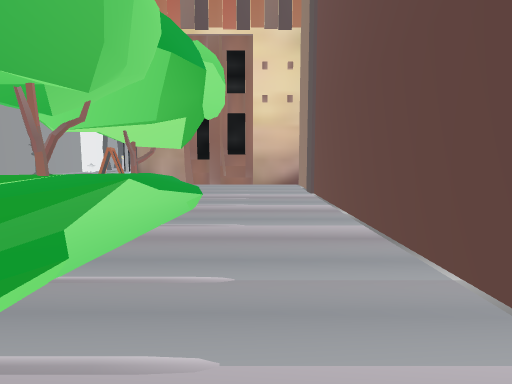
[1] (above)

17 first-person views from a walk through a Unity game level. The camera is 1.4 m above the floor, tilts 6° down and sees 80° across. The floor is counted in squares, 2 m on a side. Each view is taken from the middle of a square. On the plan, view 1 faces up. The plan holds only what a view shows up to about 10 squares ahead; the rest is blank. The place goes on beyond the plan. The player is left out.

[2]
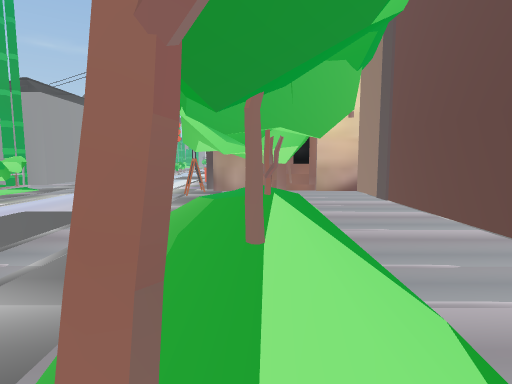

[3]
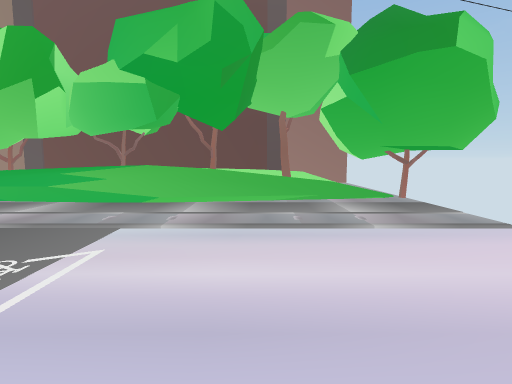

[4]
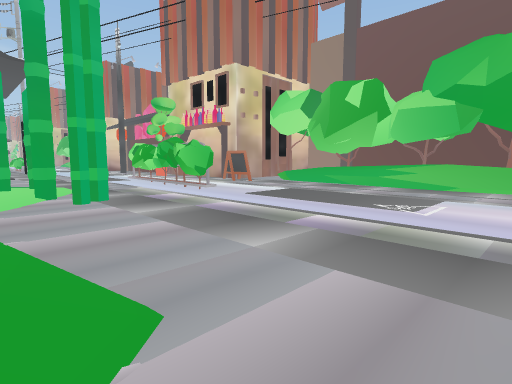

[5]
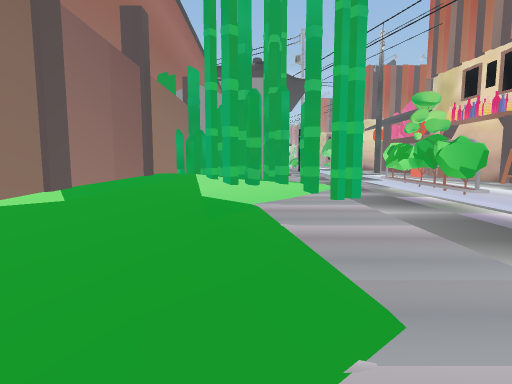

[6]
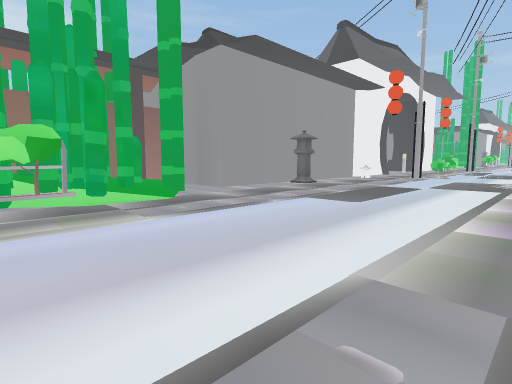

[7]
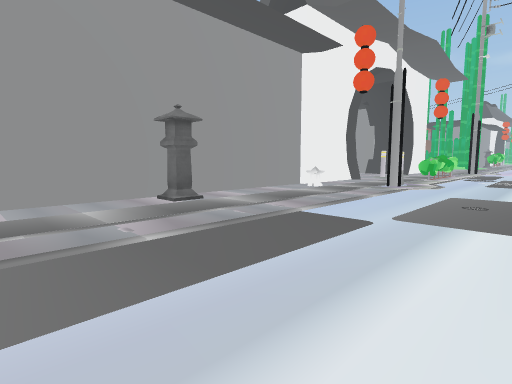

[8]
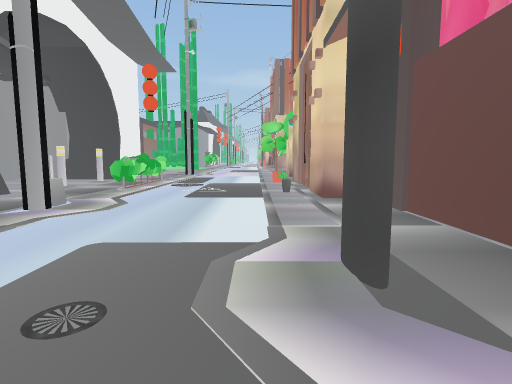

[9]
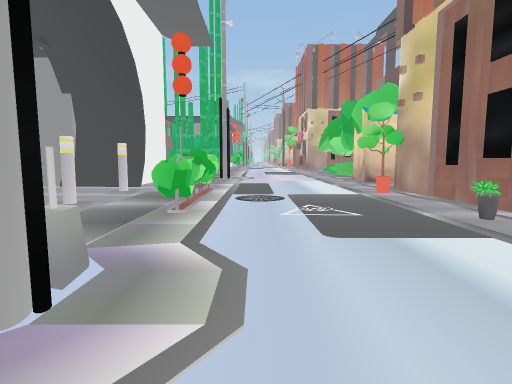

[10]
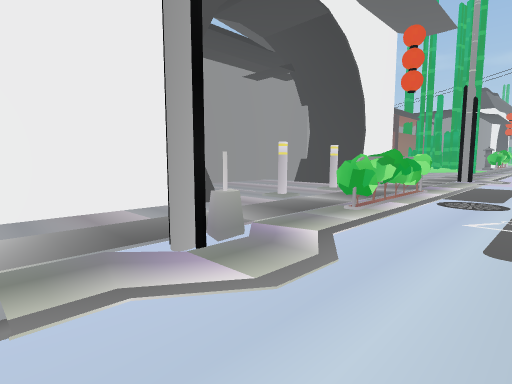

[11]
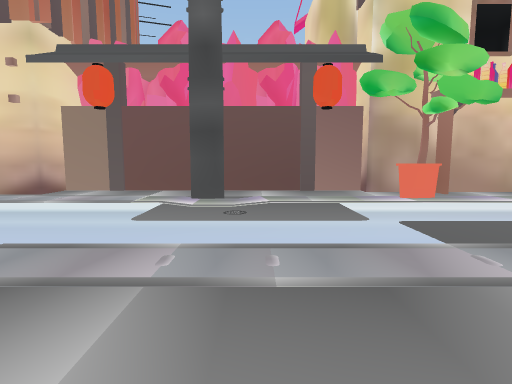

[12]
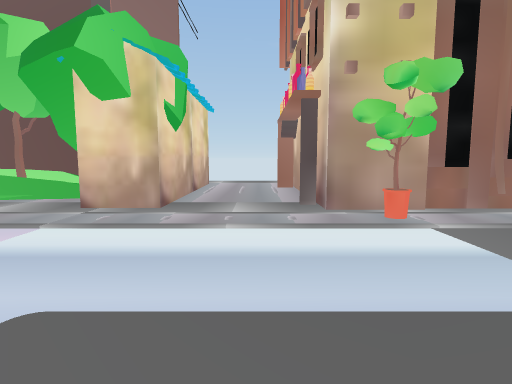

[13]
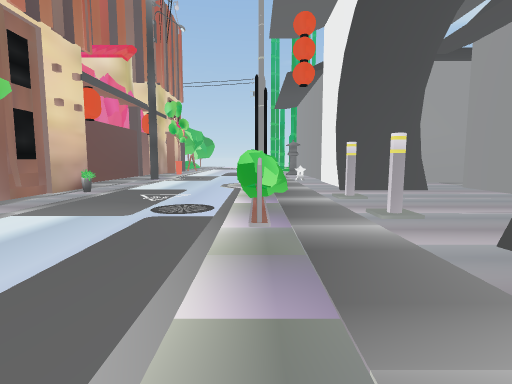

[14]
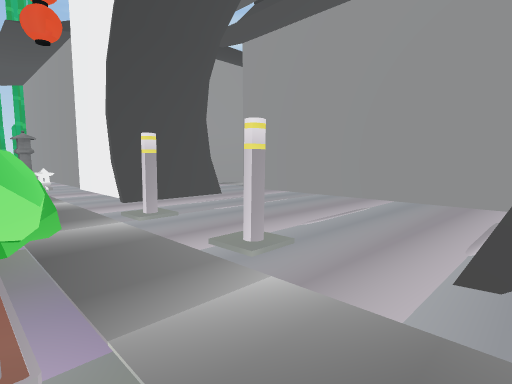

[15]
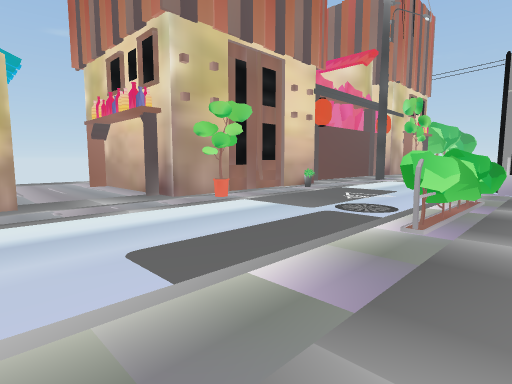

[16]
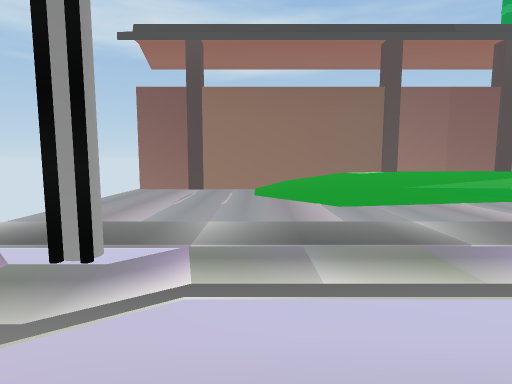

[17]
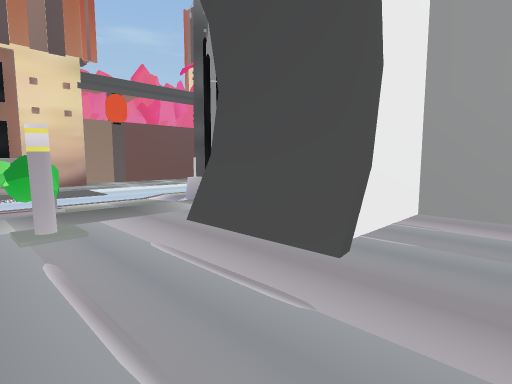

### Floor plan
Key: @ floor where view 1 was taken; # wall or solid block; x gap in a wall; . floor; / step, stairs or slope; = window, fence, low wall or low ledge; O other object.
Columns run from 15 left of view 1 to 2 right of it. Each row starts with its distance up from view 1.
 28      #......### O
 27      #............
 26  #####............
 25  #.....O....####
 24  #...O.O...O#
 23  #.....O....#
 22  #...O.O....#
 21  #..##.....O#
 20  ...##.O....#
 19 #...##......#
 18 #####O......#
 17     #.......#
 16     #.......#
 15     #.......#
 14     #O......#
 13     #......O#
 12     #.......#
 11   ###.......#
 10   #/#/......#
  9   ##//......######
  8   ####.....O.....#
  7     ##.O.....#...#
  6   ####xO.....=...#
  5   #//..O....=#=..#
  4   #//..O. ...=/..#
  3   #//.... ..=#=..#
  2   #//.... ..=#=..#
  1   #//......./=/..#
  0   #/......../=/@ #
 -1   #....#...../   #
 -2   #..... ....#   #
 -3   #          #

Positions as (right, up) in squares from view 1, and headings:
1: (0, 0), facing up
2: (-2, -1), facing up
3: (-8, 0), facing right
4: (-11, 0), facing up-right
5: (-11, 0), facing up
6: (-4, 6), facing up-left
7: (-5, 11), facing up-left
8: (-5, 15), facing up
9: (-7, 18), facing up
10: (-6, 18), facing up-left
11: (-10, 16), facing right
12: (-8, 26), facing right
13: (-8, 28), facing down
14: (-8, 26), facing down-left
15: (-9, 28), facing down-right
16: (-6, 0), facing left
17: (-13, 23), facing down-right
